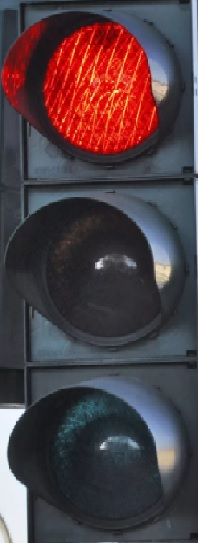
#> input picture 3.jpg, 198 x 543 px
$ python primer.py
#> lines starting #> are read from the running program, lines starting #| are printed output that depends on the picture
import cv2
import numpy


i = 3

photo = cv2.imread(str(i) + ".jpg")
#> photo is the input picture: shape (543, 198, 3); mean B, G, R 68.3, 62.6, 78.8
photo = cv2.resize(photo, (150, 300))
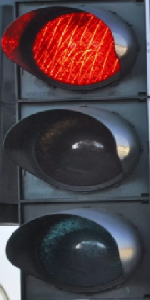
#> photo: shape (300, 150, 3); mean B, G, R 68.2, 62.5, 78.7
cv2.imshow(str(i), photo)

cutedPhoto = photo[20:272, 50:120]
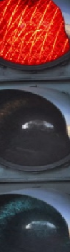
#> cutedPhoto: shape (252, 70, 3); mean B, G, R 59.4, 56.1, 91.8
# cv2.imshow("cutedPhoto" + str(i), cutedPhoto)

hsv = cv2.cvtColor(cutedPhoto, cv2.COLOR_BGR2HSV)
#> hsv: shape (252, 70, 3); mean H, S, V 90.4, 91.7, 102.8
v = hsv[:, :, 2]
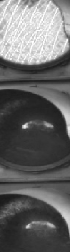
#> v: shape (252, 70); min 26, max 255, mean 102.8
cv2.imshow("v" + str(i), v)

red_sum = numpy.sum(v[0:63, 0:68])
#> red_sum = 874480
yellow_sum = numpy.sum(v[84:147, 0:68])
#> yellow_sum = 270632
green_sum = numpy.sum(v[180:243, 0:68])
#> green_sum = 330885

cv2.rectangle(cutedPhoto, (0, 0), (68, 63), (0, 0, 255), 2)
cv2.rectangle(cutedPhoto, (0, 84), (68, 155), (0, 255, 255), 2)
cv2.rectangle(cutedPhoto, (0, 180), (68, 250), (0, 255, 0), 2)
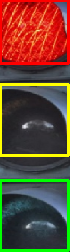
#> cutedPhoto: shape (252, 70, 3); mean B, G, R 51, 70.4, 102
cv2.imshow("FrameCopy" + str(i), cutedPhoto)

print("красн. массив " + str(red_sum) + " | " + "жёлт. масив " + str(yellow_sum) + " | " + "зел. массив " + str(green_sum))
#| красн. массив 874480 | жёлт. масив 270632 | зел. массив 330885

if green_sum > yellow_sum and green_sum > red_sum:
    print("зелёный")
elif yellow_sum > green_sum and yellow_sum > red_sum:
    print("жёлтый")
elif red_sum > green_sum and red_sum > yellow_sum:
    print("красный")
else:
    print("красный")

while True:
    if cv2.waitKey(1) == ord("q"):
#> (key q is pressed here)
        break

cv2.destroyAllWindows()

$ run again, with 1.jpg copied over 3.jpg
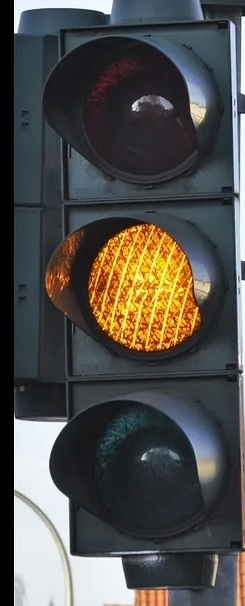
#> input picture 1.jpg, 245 x 606 px
#> photo is the input picture: shape (606, 245, 3); mean B, G, R 75.7, 78.5, 79.8
#> photo: shape (300, 150, 3)
#> hsv: shape (252, 70, 3); mean H, S, V 94.8, 81.7, 83.9
#> `v = hsv[:, :, 2]`:
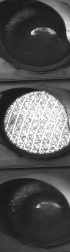
#> v: shape (252, 70); min 23, max 255, mean 83.9
#> red_sum = 215518
#> yellow_sum = 712715
#> green_sum = 204629
#> `cv2.rectangle(cutedPhoto, (0, 180), (68, 250), (0, 255, 0), 2)`:
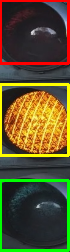
#> cutedPhoto: shape (252, 70, 3); mean B, G, R 43.4, 80.2, 89.3
#| красн. массив 215518 | жёлт. масив 712715 | зел. массив 204629

$ run again, with 2.jpg copied over 3.jpg
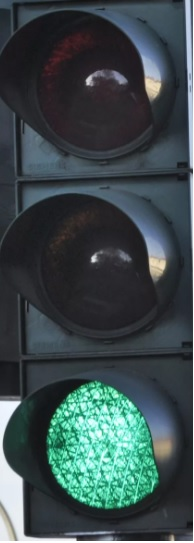
#> input picture 2.jpg, 194 x 543 px
#> photo is the input picture: shape (543, 194, 3); mean B, G, R 76.2, 74.4, 59.1
#> photo: shape (300, 150, 3)
#> hsv: shape (252, 70, 3); mean H, S, V 110.7, 63.4, 90.8
#> `v = hsv[:, :, 2]`:
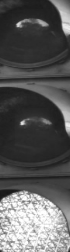
#> v: shape (252, 70); min 22, max 255, mean 90.8
#> red_sum = 235313
#> yellow_sum = 245238
#> green_sum = 730233
#> `cv2.rectangle(cutedPhoto, (0, 180), (68, 250), (0, 255, 0), 2)`:
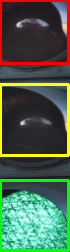
#> cutedPhoto: shape (252, 70, 3); mean B, G, R 73.1, 96.5, 73.5
#| красн. массив 235313 | жёлт. масив 245238 | зел. массив 730233

$ run again, with 4.jpg copied over 3.jpg
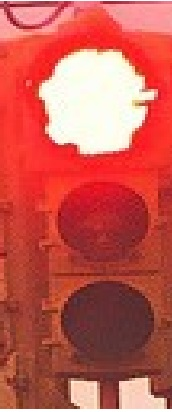
#> input picture 4.jpg, 172 x 412 px
#> photo is the input picture: shape (412, 172, 3); mean B, G, R 81.2, 88.9, 198.8
#> photo: shape (300, 150, 3)
#> hsv: shape (252, 70, 3); mean H, S, V 69.4, 137.4, 191.7
#> `v = hsv[:, :, 2]`:
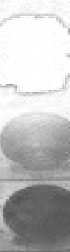
#> v: shape (252, 70); min 78, max 255, mean 191.7
#> red_sum = 1070060
#> yellow_sum = 933658
#> green_sum = 496363
#> `cv2.rectangle(cutedPhoto, (0, 180), (68, 250), (0, 255, 0), 2)`:
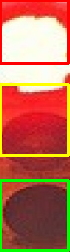
#> cutedPhoto: shape (252, 70, 3); mean B, G, R 85.1, 110.8, 187.8
#| красн. массив 1070060 | жёлт. масив 933658 | зел. массив 496363
